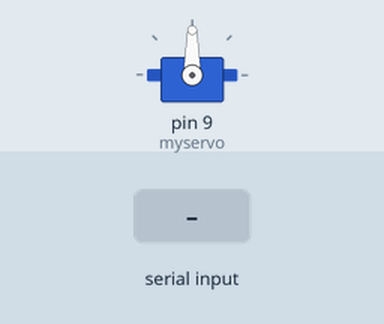
Simulated run of this sketch. Board: Arduino Uno, built with avr-gcc and run on an emulated ATmega328P. On the bench: servo. The test bench sets the inputs (shaded band). What the sketch prints to the serial monitor is not drawn.

Above: at 1.2 s.
1.3 s: "+" received over Serial
Timing chart, 0 to 4.3 s (numbered marks = the images above; inputs shaded):
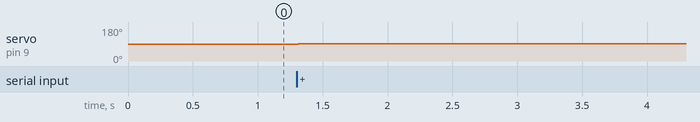

The sketch:

Servo_switch_manual_calibration.ino
```cpp
#include <Servo.h>

Servo myservo;  // create servo object to control a servo

int val = 90;
void setup() {
  myservo.attach(9);  // attaches the servo on pin 9 to the servo object
  Serial.begin(9600);
}

void loop() {
  if (Serial.available()){
    char c = Serial.read();
    if (c == '+'){
      val++;
      Serial.println(val);
    } else if (c == '-') {
      val--;
      Serial.println(val);
    }
  }

  myservo.write(val);                  // sets the servo position according to the scaled value
  delay(15);                           // waits for the servo to get there
}
```

Measured:
- after the input at 1.3 s, servo on pin 9 (myservo): 90° → 91° at once
